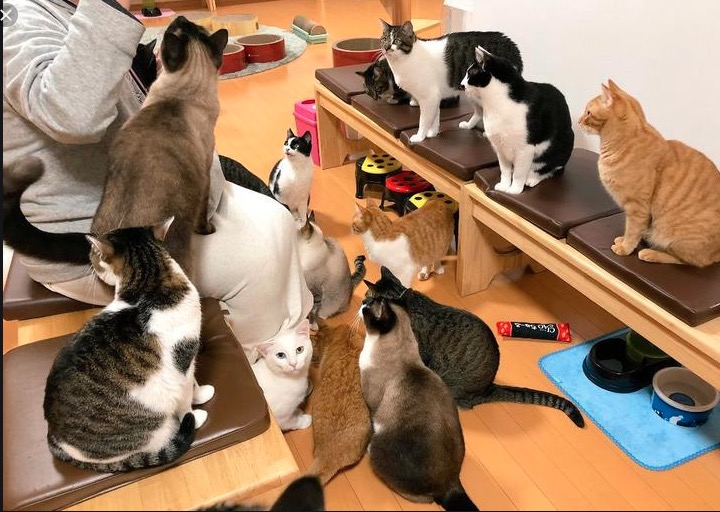
#> input picture modules/image/image_dataset/cat.jpg, 720 x 512 px
$ python -i data_feed.py   (imports and definitions only)
#> lines starting #> are read from the running program, lines starting #| are printed output that depends on the picture
#> further down, picture is the input picture: PIL image 720x512 RGB; mean R, G, B 157.1, 125.6, 99.5
# coding=utf-8
import os
import time

import cv2
import numpy as np
from PIL import Image
from collections import OrderedDict

__all__ = ['reader']

DATA_DIM = 224
img_mean = np.array([0.485, 0.456, 0.406]).reshape((3, 1, 1))
img_std = np.array([0.229, 0.224, 0.225]).reshape((3, 1, 1))


def resize_short(img, target_size):
#> called with target_size = 256
    percent = float(target_size) / min(img.size[0], img.size[1])
#> percent = 0.5
    resized_width = int(round(img.size[0] * percent))
#> resized_width = 360
    resized_height = int(round(img.size[1] * percent))
#> resized_height = 256
    img = img.resize((resized_width, resized_height), Image.LANCZOS)
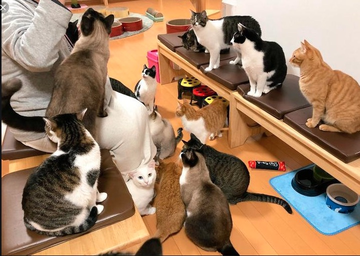
#> img: PIL image 360x256 RGB; mean R, G, B 157.1, 125.6, 99.6
    return img


def crop_image(img, target_size, center):
#> called with target_size = 224, center = True
    width, height = img.size
#> width = 360; height = 256
    size = target_size
    if center == True:
        w_start = (width - size) / 2
#> w_start = 68
        h_start = (height - size) / 2
#> h_start = 16
    else:
        w_start = np.random.randint(0, width - size + 1)
        h_start = np.random.randint(0, height - size + 1)
    w_end = w_start + size
#> w_end = 292
    h_end = h_start + size
#> h_end = 240
    img = img.crop((w_start, h_start, w_end, h_end))
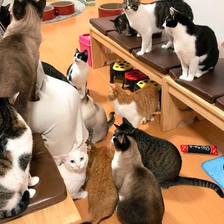
#> img: PIL image 224x224 RGB; mean R, G, B 154.1, 119.4, 91
    return img


def process_image(img):
    img = resize_short(img, target_size=256)
    img = crop_image(img, target_size=DATA_DIM, center=True)
    if img.mode != 'RGB':
        img = img.convert('RGB')
    img = np.array(img).astype('float32').transpose((2, 0, 1)) / 255
    img -= img_mean
    img /= img_std
    return img


def reader(images=None, paths=None):
    """
    Preprocess to yield image.

    Args:
        images (list[numpy.ndarray]): images data, shape of each is [H, W, C].
        paths (list[str]): paths to images.

    Yield:
        each (collections.OrderedDict): info of original image, preprocessed image.
    """
    component = list()
    if paths:
        for im_path in paths:
            each = OrderedDict()
            assert os.path.isfile(
                im_path), "The {} isn't a valid file path.".format(im_path)
            each['org_im_path'] = im_path
            each['org_im'] = Image.open(im_path)
            each['org_im_width'], each['org_im_height'] = each['org_im'].size
            component.append(each)
    if images is not None:
        assert type(images), "images is a list."
        for im in images:
            each = OrderedDict()
            each['org_im'] = Image.fromarray(im)
            each['org_im_path'] = 'ndarray_time={}'.format(
                round(time.time(), 6) * 1e6)
            each['org_im_width'], each['org_im_height'] = each['org_im'].size
            component.append(each)

    for element in component:
        element['image'] = process_image(element['org_im'])
        yield element

>>> from PIL import Image
>>> picture = Image.open('../../image_dataset/cat.jpg')
>>> result = process_image(picture)

$ run again, on modules/image/image_dataset/dog.jpg
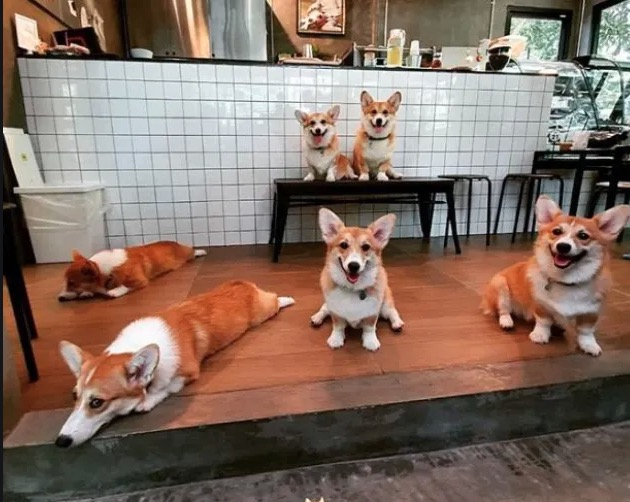
#> input picture modules/image/image_dataset/dog.jpg, 630 x 502 px
#> picture is the input picture: PIL image 630x502 RGB; mean R, G, B 131.1, 110.8, 99.7
#> in resize_short, `img = img.resize((resized_width, resized_height), Image.LANCZOS)`:
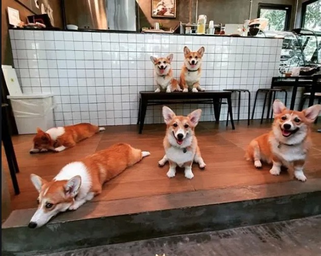
#> img: PIL image 321x256 RGB; mean R, G, B 131.1, 110.8, 99.7
#> in crop_image, `img = img.crop((w_start, h_start, w_end, h_end))`:
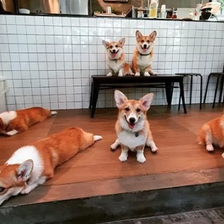
#> img: PIL image 224x224 RGB; mean R, G, B 144.3, 120.6, 109.4

$ run again, on modules/image/image_dataset/giraffe.jpg
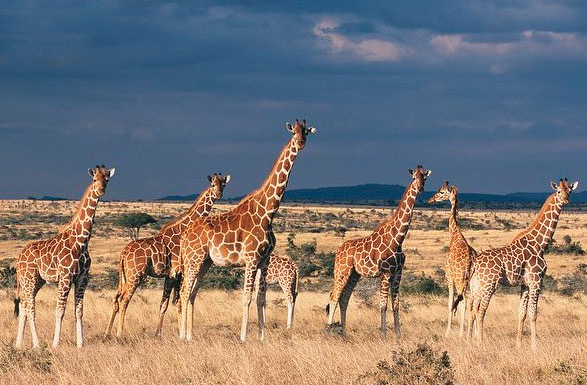
#> input picture modules/image/image_dataset/giraffe.jpg, 587 x 385 px
#> picture is the input picture: PIL image 587x385 RGB; mean R, G, B 126.2, 120.2, 118.6
#> in resize_short, `img = img.resize((resized_width, resized_height), Image.LANCZOS)`:
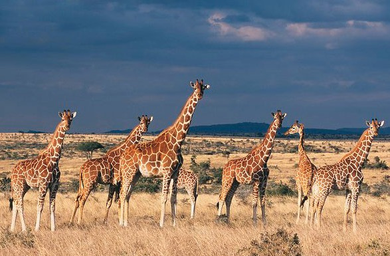
#> img: PIL image 390x256 RGB; mean R, G, B 126.1, 120.2, 118.6
#> in crop_image, `img = img.crop((w_start, h_start, w_end, h_end))`:
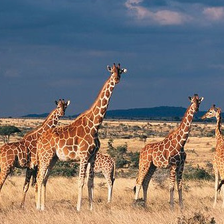
#> img: PIL image 224x224 RGB; mean R, G, B 123.9, 117.8, 115.9

$ run again, on modules/image/image_dataset/zebra.jpg
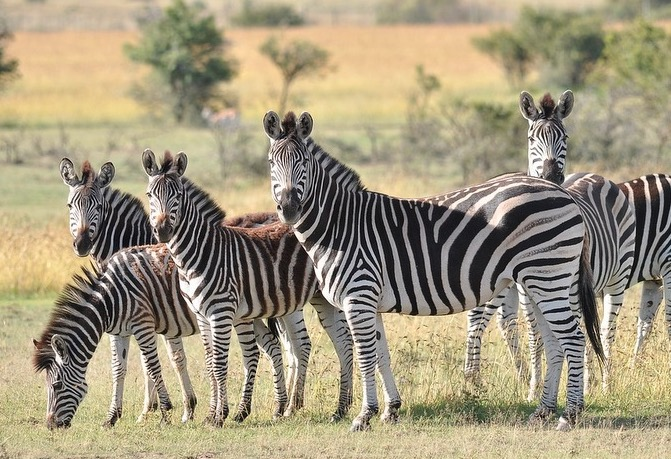
#> input picture modules/image/image_dataset/zebra.jpg, 671 x 459 px
#> picture is the input picture: PIL image 671x459 RGB; mean R, G, B 161.6, 151.2, 125.6
#> in resize_short, `img = img.resize((resized_width, resized_height), Image.LANCZOS)`:
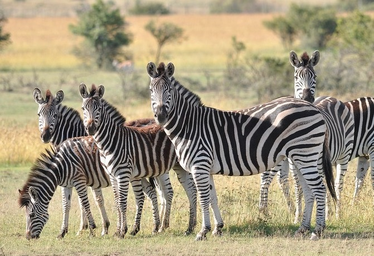
#> img: PIL image 374x256 RGB; mean R, G, B 161.6, 151.2, 125.6
#> in crop_image, `img = img.crop((w_start, h_start, w_end, h_end))`:
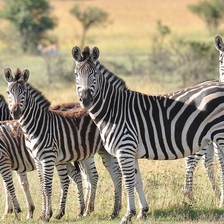
#> img: PIL image 224x224 RGB; mean R, G, B 155.2, 144.7, 121.2
